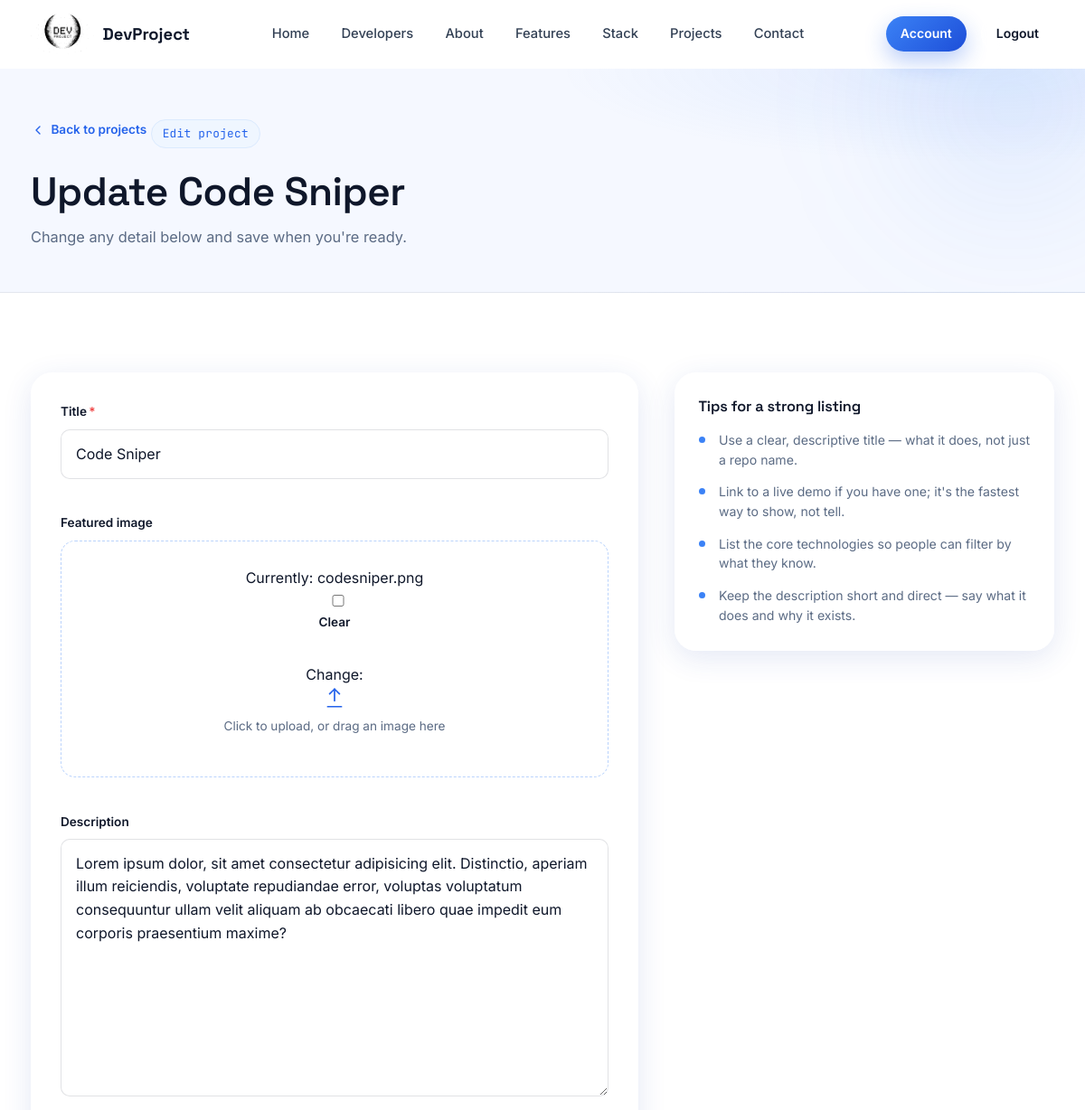
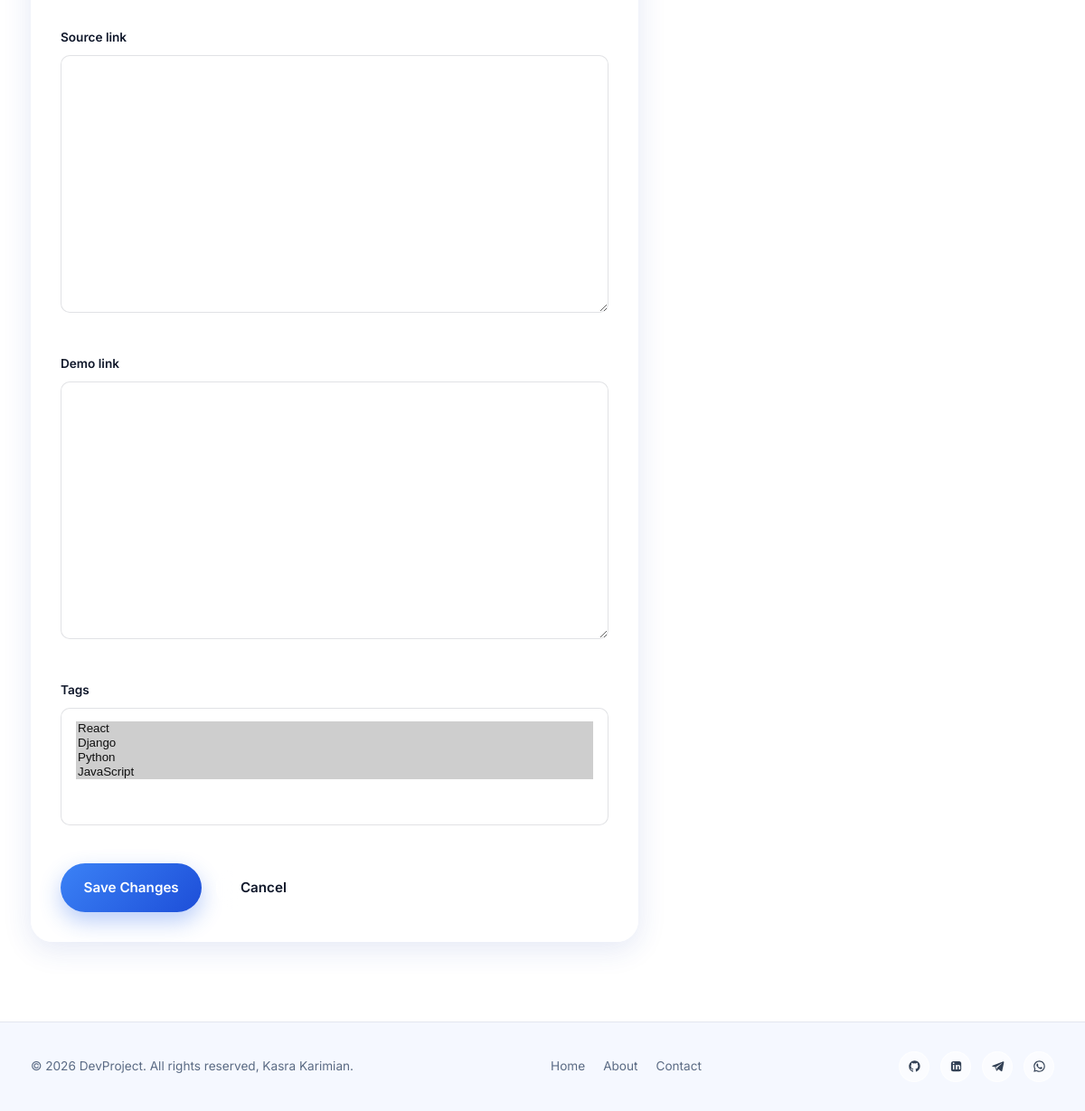
Page /projects/update-project/57a3892e-10c2-4356-9392-3697ee70c00b/ (signed in) on the committed database (2 pictures, top to bottom).
### projects/models.py (models this page shows, shortened)
class Project(models.Model):
    owner = models.ForeignKey(profile, null=True, blank=True, on_delete = models.SET_NULL)
    title = models.CharField (max_length=200)
    description = models.TextField (null=True, blank=True) #null is for db and blank is for usert to be empty
    demo_link = models.TextField (max_length=2000, null=True, blank=True)
    featured_image = models.ImageField(blank=True, null=True, default='default.jpg') # add image if its not uploaded shows default image
    tags = models.ManyToManyField (tag, blank=True)   # many to many relationship with tag
    vote_total = models.IntegerField (default= 0, null=True, blank=True)
    vote_ratio = models.IntegerField (default= 0, null=True, blank=True)
    source_link = models.TextField (max_length=2000, null=True, blank=True)
    created = models.DateTimeField (auto_now_add=True)
    id = models.UUIDField (default=uuid.uuid4, unique=True, primary_key=True, editable=False)

### projects/views.py (the view)
# urls.py: path('update-project/<str:pk>/', views.UpdateProject, name='update-project'),
@login_required(login_url="login")
def UpdateProject(request,pk):
    projectt = get_object_or_404(Project, id=pk)
    if projectt.owner != request.user.profile:
        return HttpResponseForbidden("You don't have permission to edit this project.")
    form = ProjectForm(instance=projectt)
    if request.method =='POST':
        form = ProjectForm(request.POST, request.FILES, instance=projectt)
        if form.is_valid():
            form.save()
            return redirect('projects')
    context = {'form':form}
    return render (request,'projects/project_form.html', context)

### projects/forms.py
class ProjectForm (ModelForm):
    class Meta:
        model = Project
        fields = ['title', 'featured_image', 'description', 'source_link', 'demo_link', 'tags']

### projects/models.py (called while the page is built)
    def __str__(self):
        return self.name

### projects/templates/projects/project_form.html (shortened to what this page needs)
{% extends 'main.html' %}
{% block content %}
<section class="page-head">
  <div class="blob" style="width:360px;height:360px;top:-140px;right:-100px;background:radial-gradient(circle,rgba(59,130,246,0.14),transparent 70%);"></div>
  <div class="section-inner" style="position:relative;z-index:1;">
    <a href="{% url 'projects' %}" class="back-link">
      <svg viewBox="0 0 24 24"><path d="M15 6 9 12l6 6"/></svg>
      Back to projects
    </a>
    <p class="eyebrow reveal">{% if form.instance.pk %}Edit project{% else %}New project{% endif %}</p>
    <h1 class="page-head__title reveal">{% if form.instance.pk %}Update {{ form.instance.title }}{% else %}Add a new project{% endif %}</h1>
    <p class="page-head__subtitle reveal">{% if form.instance.pk %}Change any detail below and save when you're ready.{% else %}Fill in the details below — every field can be edited again later.{% endif %}</p>
  </div>
</section>
<section class="section">
  <div class="section-inner form-page">
    <form class="project-form glass reveal" method="post" enctype="multipart/form-data" novalidate>
      {% for field in form %}
        {% with input_type=field.field.widget.input_type %}
        <div class="field {% if field.errors %}has-error{% endif %} {% if input_type == 'file' %}field--file{% endif %} {% if input_type == 'checkbox' %}field--checkbox{% endif %}">
          {% if input_type == 'checkbox' %}
            <label class="field__checkbox-label" for="{{ field.id_for_label }}">
              {{ field }}
              <span>{{ field.label }}{% if field.field.required %}<span class="field__required">*</span>{% endif %}</span>
            </label>
          {% else %}
            <label for="{{ field.id_for_label }}">
              {{ field.label }}{% if field.field.required %}<span class="field__required">*</span>{% endif %}
            </label>
            {% if input_type == 'file' %}
              <div class="file-drop" data-file-drop>
                {{ field }}
                <div class="file-drop__hint">
                  <svg viewBox="0 0 24 24"><path d="M12 3v12"/><path d="m7 8 5-5 5 5"/><path d="M5 21h14"/></svg>
                  <span>Click to upload, or drag an image here</span>
                </div>
              </div>
            {% else %}
              {{ field }}
            {% endif %}
          {% endif %}
          <span class="field-error">{% if field.errors %}{{ field.errors.0 }}{% endif %}</span>
        </div>
        {% endwith %}
      {% endfor %}
      <div class="project-form__actions">
        <button type="submit" class="btn btn--primary">{% if form.instance.pk %}Save Changes{% else %}Create Project{% endif %}</button>
        <a href="{% url 'projects' %}" class="btn btn--ghost">Cancel</a>
      </div>
    </form>
    <aside class="form-tips glass reveal reveal-delay-1">
      <h3>Tips for a strong listing</h3>
      <ul class="form-tips__list">
        <li>Use a clear, descriptive title — what it does, not just a repo name.</li>
        <li>Link to a live demo if you have one; it's the fastest way to show, not tell.</li>
        <li>List the core technologies so people can filter by what they know.</li>
        <li>Keep the description short and direct — say what it does and why it exists.</li>
      </ul>
    </aside>
  </div>
</section>
{% endblock content %}

### rows in the picture
Project: instance "Code Sniper", form "Code Sniper" "Lorem ipsum dolor, sit amet consectetur adipisicing elit. Distinctio, aperiam illum reiciendis, voluptate repudiandae error, voluptas voluptatum consequuntur ullam velit aliquam ab obcaecati libero quae impedit eum corporis praesentium maxime?"

### other values in the picture
{{ field.label }} "Title" "Featured image" "Description" "Source link" "Demo link" "Tags"
